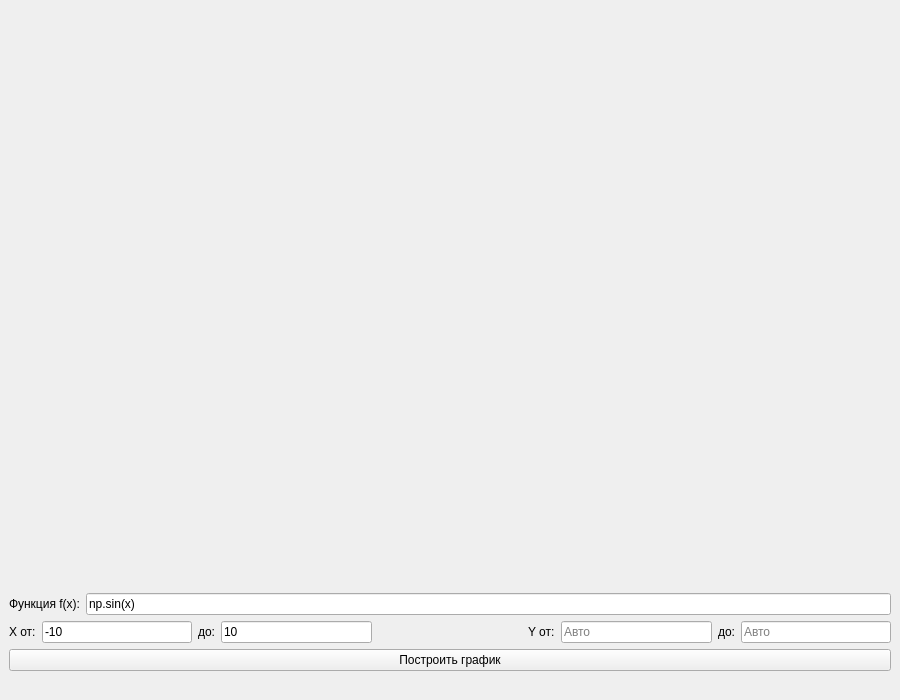
<?xml version="1.0" encoding="UTF-8"?>
<ui version="4.0">
 <class>MainWindow</class>
 <widget class="QMainWindow" name="MainWindow">
  <property name="geometry">
   <rect>
    <x>0</x>
    <y>0</y>
    <width>900</width>
    <height>700</height>
   </rect>
  </property>
  <property name="windowTitle">
   <string>Построитель графиков</string>
  </property>
  <widget class="QWidget" name="centralwidget">
   <layout class="QVBoxLayout" name="verticalLayout">
    <item>
     <widget class="QWidget" name="graph_placeholder" native="true">
      <property name="sizePolicy">
       <sizepolicy hsizetype="Expanding" vsizetype="Expanding">
        <horstretch>0</horstretch>
        <verstretch>1</verstretch>
       </sizepolicy>
      </property>
     </widget>
    </item>
    <item>
     <layout class="QVBoxLayout" name="controlLayout">
      <item>
       <layout class="QHBoxLayout" name="funcLayout">
        <item>
         <widget class="QLabel" name="funcLabel">
          <property name="text">
           <string>Функция f(x):</string>
          </property>
         </widget>
        </item>
        <item>
         <widget class="QLineEdit" name="funcInput">
          <property name="text">
           <string>np.sin(x)</string>
          </property>
          <property name="placeholderText">
           <string>Например: np.sin(x), x**2, np.exp(x)</string>
          </property>
         </widget>
        </item>
       </layout>
      </item>
      <item>
       <layout class="QHBoxLayout" name="rangeLayout">
        <item>
         <widget class="QLabel" name="xMinLabel">
          <property name="text">
           <string>X от:</string>
          </property>
         </widget>
        </item>
        <item>
         <widget class="QLineEdit" name="xMinInput">
          <property name="text">
           <string>-10</string>
          </property>
         </widget>
        </item>
        <item>
         <widget class="QLabel" name="xMaxLabel">
          <property name="text">
           <string>до:</string>
          </property>
         </widget>
        </item>
        <item>
         <widget class="QLineEdit" name="xMaxInput">
          <property name="text">
           <string>10</string>
          </property>
         </widget>
        </item>
        <item>
         <spacer name="horizontalSpacer">
          <property name="orientation">
           <enum>Qt::Horizontal</enum>
          </property>
          <property name="sizeHint" stdset="0">
           <size>
            <width>20</width>
            <height>20</height>
           </size>
          </property>
         </spacer>
        </item>
        <item>
         <widget class="QLabel" name="yMinLabel">
          <property name="text">
           <string>Y от:</string>
          </property>
         </widget>
        </item>
        <item>
         <widget class="QLineEdit" name="yMinInput">
          <property name="placeholderText">
           <string>Авто</string>
          </property>
         </widget>
        </item>
        <item>
         <widget class="QLabel" name="yMaxLabel">
          <property name="text">
           <string>до:</string>
          </property>
         </widget>
        </item>
        <item>
         <widget class="QLineEdit" name="yMaxInput">
          <property name="placeholderText">
           <string>Авто</string>
          </property>
         </widget>
        </item>
       </layout>
      </item>
      <item>
       <widget class="QPushButton" name="plotButton">
        <property name="text">
         <string>Построить график</string>
        </property>
       </widget>
      </item>
      <item>
       <widget class="QLabel" name="statusLabel">
        <property name="text">
         <string/>
        </property>
        <property name="styleSheet">
         <string notr="true">color: red;</string>
        </property>
       </widget>
      </item>
     </layout>
    </item>
   </layout>
  </widget>
 </widget>
 <resources/>
 <connections/>
</ui>
